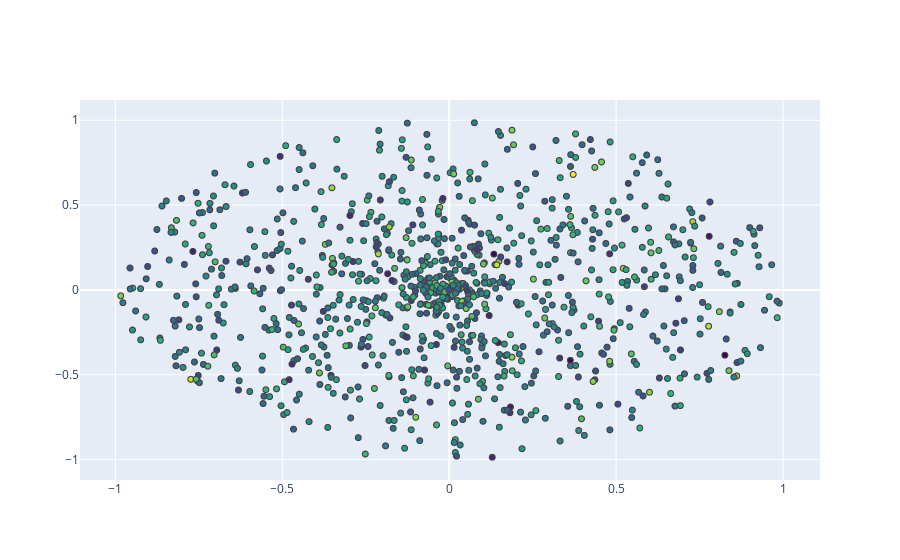

Write notebook code for a chart like this one.
### Code cell
import plotly.graph_objects as go
import numpy as np

N = 1000
r = np.random.uniform(0, 1, N)
theta = np.random.uniform(0, 2*np.pi, N)

fig = go.Figure(data=go.Scattergl(
    x = r * np.cos(theta), # non-uniform distribution
    y = r * np.sin(theta), # zoom to see more points at the center
    mode='markers',
    marker=dict(
        color=np.random.randn(N),
        colorscale='Viridis',
        line_width=1
    )
))

fig.show()

### Figure 1 — Plotly figure (JSON) as saved in the notebook; plotly's stock layout.template omitted (floating-point values rounded to 4 significant figures; data arrays with more than 128 entries replaced by an {"elided": "..."} marker saying what was removed)
{"data": [{"marker": {"color": {"elided": "1000 float values"}, "colorscale": [[0, "#440154"], [0.1111, "#482878"], [0.2222, "#3e4989"], [0.3333, "#31688e"], [0.4444, "#26828e"], [0.5556, "#1f9e89"], [0.6667, "#35b779"], [0.7778, "#6ece58"], [0.8889, "#b5de2b"], [1, "#fde725"]], "line": {"width": 1}}, "mode": "markers", "type": "scattergl", "x": {"elided": "1000 float values"}, "y": {"elided": "1000 float values"}}], "layout": {}}
